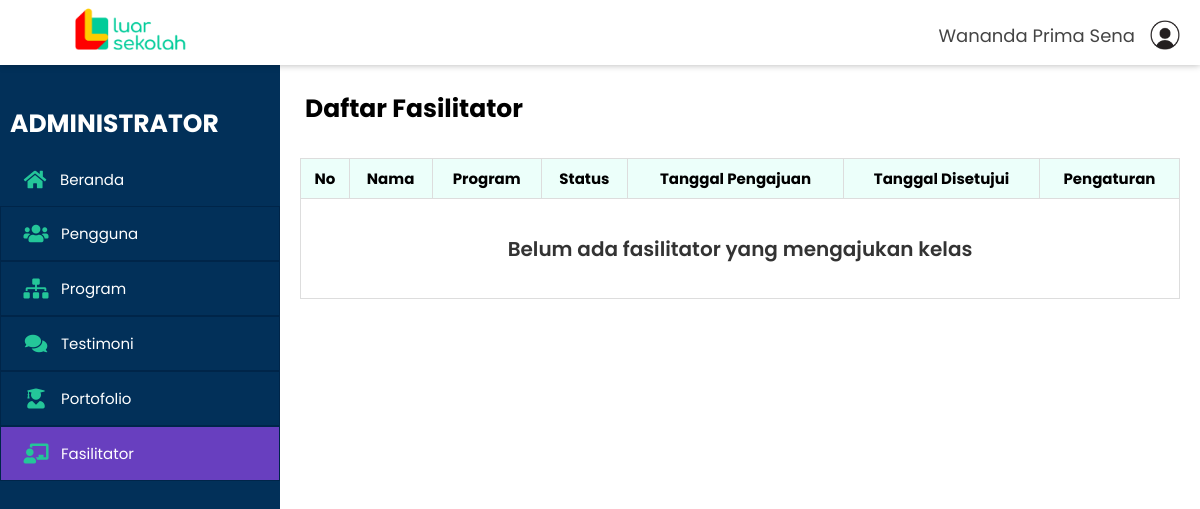
Page /pages/admin/facilitator_control.php (signed in) on the earlier database version.
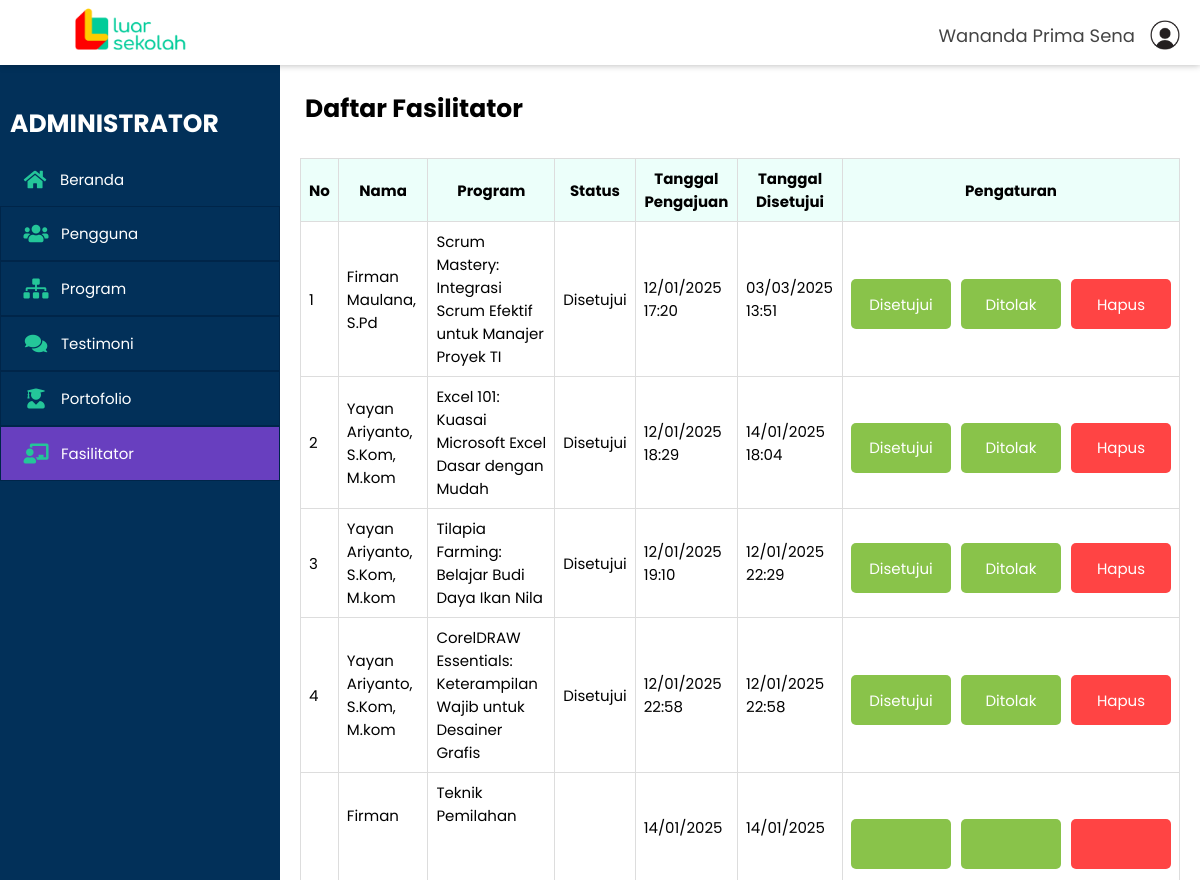
Same page on the later database version.
### tables this page shows
CREATE TABLE `facilitator_applications` (
  `id` int NOT NULL,
  `user_id` int NOT NULL,
  `course_id` int NOT NULL,
  `status` enum('pending','approved','rejected') DEFAULT 'pending',
  `applied_at` datetime DEFAULT CURRENT_TIMESTAMP,
  `approved_at` datetime DEFAULT NULL,
  `action_taken` varchar(20) DEFAULT NULL
);

CREATE TABLE `users` (
  `id` int NOT NULL,
  `username` char(50) NOT NULL,
  `email` varchar(50) NOT NULL,
  `password` varchar(255) NOT NULL,
  `role` enum('admin','user','facilitator') NOT NULL DEFAULT 'user'
);

CREATE TABLE `course` (
  `id` int NOT NULL,
  `title` varchar(255) NOT NULL,
  `description` varchar(400) NOT NULL,
  `image` varchar(255) NOT NULL,
  `price` int NOT NULL,
  `General_Objectives` varchar(400) NOT NULL,
  `Specific_Objectives` varchar(400) NOT NULL,
  `Target_Group` varchar(400) NOT NULL,
  `Competency_Aspects` varchar(400) NOT NULL,
  `facilitator_id` int DEFAULT NULL
);

### src/config/config.php (called while the page is built, shortened)
<?php
$connect = mysqli_connect("localhost", "root", "", "db_production");
function query($query)
{
    global $connect;
    $result = mysqli_query($connect, $query);
    $rows = [];
    while ($row = mysqli_fetch_assoc($result)) {
        $rows[] = $row;
    }
    return $rows;
}
function getFacilitatorApplications()
{
    $query = "
        SELECT ta.id, u.username AS facilitator_name, c.title AS course_title, ta.status, ta.applied_at, ta.approved_at
        FROM facilitator_applications ta
        JOIN users u ON ta.user_id = u.id
        JOIN course c ON ta.course_id = c.id
        ORDER BY ta.applied_at ASC";
    return query($query);
}

### pages/admin/facilitator_control.php (the view, shortened to what this page needs)
<?php
require "../../src/config/config.php";
include '../../components/sidebar.php';
$facilitatorApplications = getFacilitatorApplications();
$status_translation = [
    "approved" => "Disetujui",
    "rejected" => "Ditolak",
    "pending" => "Menunggu",
];
?>
<!DOCTYPE html>
<html lang="en">
<head>
    <link rel="stylesheet" href="../../src/css/admin.css">
    <link rel="stylesheet" href="https://cdnjs.cloudflare.com/ajax/libs/font-awesome/5.15.4/css/all.min.css">
    <link rel="stylesheet" href="https://cdnjs.cloudflare.com/ajax/libs/toastr.js/latest/toastr.min.css">
</head>
<body>
    <div class="container">
        <?php include '../../components/header.php'; ?>
        <main class="main">
            <?php renderSidebar('fasilitator'); ?>
            <section class="page-content">
                <article class="board">
                    <p>Daftar Fasilitator</p>
                    <div class="table-container">
                        <div class="table-horizontal-container">
                            <table class="unfixed-table">
                                <thead>
                                    <tr>
                                        <th>No</th>
                                        <th>Nama</th>
                                        <th>Program</th>
                                        <th>Status</th>
                                        <th>Tanggal Pengajuan</th>
                                        <th>Tanggal Disetujui</th>
                                        <th>Pengaturan</th>
                                    </tr>
                                </thead>
                                <tbody>
                                    <?php if (empty($facilitatorApplications)) : ?>
                                        <tr class="empty-row">
                                            <td colspan="8">Belum ada fasilitator yang mengajukan kelas</td>
                                        </tr>
                                    <?php else : ?>
                                        <?php foreach ($facilitatorApplications as $application): ?>
                                            <tr>
                                                <td><?= $application['id']; ?></td>
                                                <td><?= $application['facilitator_name']; ?></td>
                                                <td><?= $application['course_title']; ?></td>
                                                <td><?= isset($status_translation[$application['status']]) ? $status_translation[$application['status']] : $application['status']; ?></td>
                                                <td><?= date('d/m/Y H:i', strtotime($application['applied_at'])); ?></td>
                                                <td><?= $application['approved_at'] ? date('d/m/Y H:i', strtotime($application['approved_at'])) : '-'; ?></td>
                                                <td>
                                                    <form action="" method="POST" style="display:inline;">
                                                        <section class="control-client">
                                                            <button type="submit" name="action" value="approve">Disetujui</button>
                                                            <button type="submit" name="action" value="reject">Ditolak</button>
                                                            <button type="submit" name="action" value="delete"
                                                                onclick="confirmDelete(event, this, 'delete')"
                                                                style="background-color: #ff4444;">Hapus</button>
                                                        </section>
                                                    </form>
                                                </td>
                                            </tr>
                                        <?php endforeach; ?>
                                    <?php endif; ?>
                                </tbody>
                            </table>
                        </div>
                    </div>
                </article>
            </section>
        </main>
    </div>
</body>
</html>

### components/header.php (shortened to what this page needs)
<?php
$username = $_SESSION['username'] ?? 'Administrator';
?>
<link href="https://cdn.jsdelivr.net/npm/remixicon@3.5.0/fonts/remixicon.css" rel="stylesheet">
<header>
    <nav class="header-nav">
        <div class="logo">
            <a class="active nav-item">
                <img src="../../assets/img/luarsekolah-logo.png" alt="Logo" />
            </a>
        </div>
        <div class="user" id="user">
            <a class="user-link"><?php echo htmlspecialchars($username, ENT_QUOTES, 'UTF-8'); ?></a>
            <div class="user-img-wrapper">
                <img src="../../assets/img/user.png" alt="Icon" />
            </div>
        </div>
    </nav>
</header>

### components/sidebar.php
<?php
function renderSidebar($activeMenu)
{
    $menuItems = [
        'dashboard' => ['href' => 'dashboard.php', 'icon' => 'fas fa-home', 'label' => 'Beranda'],
        'pengguna' => ['href' => 'users_control.php', 'icon' => 'fas fa-users', 'label' => 'Pengguna'],
        'program' => ['href' => 'course_control.php', 'icon' => 'fas fa-sitemap', 'label' => 'Program'],
        'testimoni' => ['href' => 'testimonial_control.php', 'icon' => 'fas fa-comments', 'label' => 'Testimoni'],
        'portofolio' => ['href' => 'portofolio_control.php', 'icon' => 'fas fa-user-graduate', 'label' => ' Portofolio'],
        'fasilitator' => ['href' => 'facilitator_control.php', 'icon' => 'fas fa-chalkboard-teacher', 'label' => 'Fasilitator'],
    ];
?>
    <section class="sidebar">
        <h3>Administrator</h3>
        <ul class="menu">
            <?php foreach ($menuItems as $key => $item): ?>
                <li>
                    <a href="<?= $item['href'] ?>" class="<?= $activeMenu === $key ? 'active' : '' ?>">
                        <i class="<?= $item['icon'] ?>"></i>
                        <span><?= $item['label'] ?></span>
                    </a>
                </li>
            <?php endforeach; ?>
        </ul>
    </section>
<?php
}
?>

### src/css/admin.css (style rules this page uses)
:root { box-sizing: border-box; font-size: 0.625rem; font-family: "Poppins", sans-serif; --sidebar-bgColor: #023059; --sidebar-bgColor-hover: #683fbf; --sidebar-txtColor: #ffff; --sidebar-headingColor: #7889a4; --page-content-bgColor: #f0f1f6; --page-content-txtColor: #171616; --page-content-blockColor: #fff; --icon-color: #24c699; --white: #fff; --black: #333; --blue: #00b9eb; --red: #b1160e; --pink: #f279c8; --purple: #8a33fe; --cyan: #5bb7ea; --ash: #f6b166; --deep-blue: #023059; }
form * { font-family: 'Poppins', sans-serif; }
*, *::before, *::after { margin: 0; padding: 0; box-sizing: inherit; outline: none; }
ul { list-style: none; }
a, button { color: inherit; }
a { text-decoration: none; }
button { background: none; }
button:not(:disabled), [type="button"]:not(:disabled), [type="reset"]:not(:disabled), [type="submit"]:not(:disabled) { cursor: pointer; }
.container { height: 100vh; width: 100vw; }
.main { display: grid; grid-template-columns: 28rem 2fr; height: calc(100vh - 6.5rem); transition: 0.5s all ease-in-out; overflow: hidden; }
.header-nav { position: relative; width: 100%; height: 6.5rem; background-color: #fff; display: flex; justify-content: center; box-shadow: 0 0 0.7rem rgba(0, 0, 0, 0.3); transition: 0.5s all ease-in-out; }
.header-nav .logo { position: absolute; left: 7.5rem; margin-top: 5px; }
.header-nav .logo img { width: 120px; }
.header-nav .nav-item { transition: 0.5s all ease-in-out; }
.header-nav .user { position: absolute; right: 0.5rem; top: 1rem; display: flex; align-items: center; cursor: pointer; padding: 0.5rem 1rem; border-radius: 4px; transition: all 0.3s ease; }
.header-nav .user-img-wrapper { width: 4rem; height: 4rem; }
.header-nav .user-img-wrapper img { width: 100%; height: 100%; object-fit: contain; border-radius: 50%; }
.header-nav .user-link { margin: 0 1rem; text-decoration: none; font-size: 1.8rem; color: #444444; }
.sidebar { grid-column: 1 / 2; height: 100vh; overflow: auto; color: var(--sidebar-txtColor); background: var(--sidebar-bgColor); }
.sidebar>h3 { margin-top: 3rem; font-size: 2.5rem; padding: 1rem; text-transform: uppercase; }
.sidebar .menu { display: flex; flex-direction: column; flex-grow: 1; }
.sidebar .menu li:last-child { margin-top: auto; margin-bottom: 1.5rem; }
.sidebar .menu li>* { width: 100%; padding: 1.5rem 2rem; }
.sidebar .menu li:not(:first-child) { border: 0.125rem solid #002549; }
.sidebar .menu li a { font-size: 1.5rem; }
.sidebar .menu i { color: var(--icon-color); font-size: 20px; width: 30px; text-align: center; margin-right: 10px; vertical-align: middle; }
.sidebar .menu a, .sidebar .menu button { display: flex; align-items: center; font-size: 0.9rem; }
.sidebar .menu a.active { background: var(--sidebar-bgColor-hover); color: var(--white); outline: none; }
.page-content { flex: 1; width: 100%; height: 100vh; overflow-y: auto; }
.page-content .board p { font-size: 2.5rem; padding: 0.5rem; font-weight: bold; }
button { padding: 1.2rem 2rem; font-size: 1.5rem; border: none; }
.page-content .board { background: var(--white); border-radius: 0.5rem; min-height: 100%; height: auto; overflow: scroll; padding: 2rem; margin-bottom: 2rem; }
.board>p { font-size: 1.5rem; margin-bottom: 2.5rem; }
.control-client { display: flex; margin-top: 1rem; gap: 0.5rem; justify-content: flex-end; }
.control-client button { background: #89c34a; border-radius: 0.5rem; color: var(--white); }
table { border-collapse: collapse; width: 100%; table-layout: auto; }
td, th { border: 1px solid #ddd; padding: 8px; background: white; box-sizing: border-box; text-align: left; font-size: 1.5rem; }
.table-container { margin-top: 20px; position: relative; }
thead th { position: sticky; top: -20px; z-index: 2; background: #ecfffa; text-align: center; }
thead th:first-child { left: 0; z-index: 3; }
tr> :first-child { position: -webkit-sticky; position: sticky; }
.control-client { display: flex; justify-content: center; align-items: center; gap: 10px; }
.control-client button { display: flex; align-items: center; justify-content: center; border: none; width: 100px; height: 50px; color: white; border-radius: 5px; cursor: pointer; }
.empty-row { background: white; text-align: center; height: 100px; }
.empty-row td { color: #333; font-size: 20px; font-weight: 600; text-align: center; padding: 20px 0; }

Differences in the rows shown:
added facilitator_applications: id "1", user.username "Firman Maulana, S.Pd", course.title "Scrum Mastery: Integrasi Scrum Efektif untuk Manajer Proyek TI", status "Disetujui", applied_at "12/01/2025 17:20", approved_at "03/03/2025 13:51"
added facilitator_applications: id "2", user.username "Yayan Ariyanto, S.Kom, M.kom", course.title "Excel 101: Kuasai Microsoft Excel Dasar dengan Mudah", status "Disetujui", applied_at "12/01/2025 18:29", approved_at "14/01/2025 18:04"
added facilitator_applications: id "3", user.username "Yayan Ariyanto, S.Kom, M.kom", course.title "Tilapia Farming: Belajar Budi Daya Ikan Nila", status "Disetujui", applied_at "12/01/2025 19:10", approved_at "12/01/2025 22:29"
added facilitator_applications: id "4", user.username "Yayan Ariyanto, S.Kom, M.kom", course.title "CorelDRAW Essentials: Keterampilan Wajib untuk Desainer Grafis", status "Disetujui", applied_at "12/01/2025 22:58", approved_at "12/01/2025 22:58"
added facilitator_applications: user.username "Firman Maulana, S.Pd", course.title "Teknik Pemilahan dan Pengolahan…", applied_at "14/01/2025 18:04", approved_at "14/01/2025 18:04"
Other differences:
text no longer shown: "Belum ada fasilitator yang mengajukan kelas"
